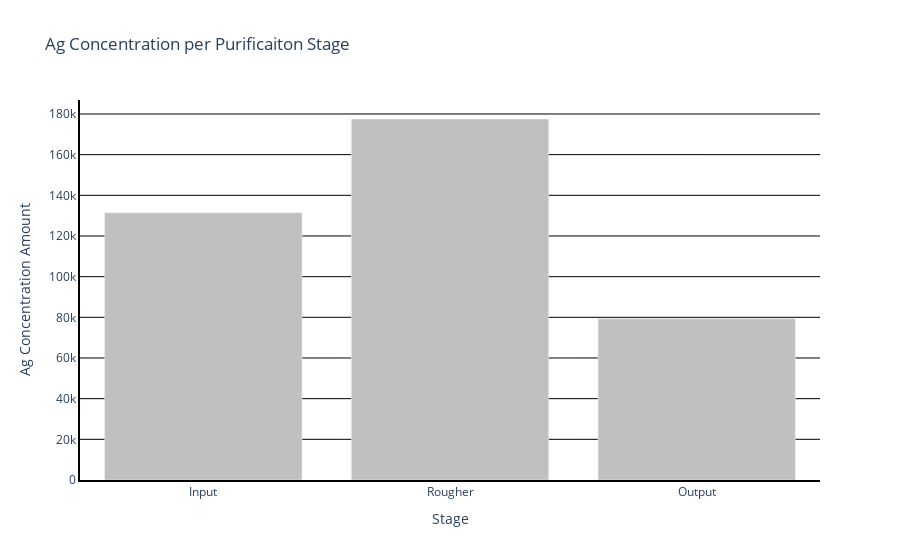

The code cell stored with this chart in its notebook:
### Code cell
#Use plotly express to create a bar chart that displays the Ag Concentration per Purification Stage.
ag_bar = px.bar(ag_df, x='Stage', y='Ag Concentration Amount', title='Ag Concentration per Purificaiton Stage', color_discrete_sequence=['silver'])

#Use update_layout() in order to change the plot color to white and add black gridlines.
ag_bar.update_layout(plot_bgcolor='white', yaxis=dict(showgrid=True, gridcolor='black'))

#Use update_yaxes() to display y axis line in black.
ag_bar.update_xaxes(showline=True, linewidth=2, linecolor='black')

#Use update_xaxes() to display x axis line in black.
ag_bar.update_yaxes(showline=True, linewidth=2, linecolor='black')

#Use the show() method to display the chart.
ag_bar.show()

### Figure 1 — Plotly figure (JSON) as saved in the notebook; plotly's stock layout.template omitted (floating-point values rounded to 4 significant figures)
{"data": [{"alignmentgroup": "True", "hovertemplate": "Stage=%{x}<br>Ag Concentration Amount=%{y}<extra></extra>", "legendgroup": "", "marker": {"color": "silver", "pattern": {"shape": ""}}, "name": "", "offsetgroup": "", "orientation": "v", "showlegend": false, "textposition": "auto", "type": "bar", "x": ["Input", "Rougher", "Output"], "xaxis": "x", "y": [131400.0, 177500.0, 79250.0], "yaxis": "y"}], "layout": {"barmode": "relative", "legend": {"tracegroupgap": 0}, "plot_bgcolor": "white", "title": {"text": "Ag Concentration per Purificaiton Stage"}, "xaxis": {"anchor": "y", "domain": [0, 1], "linecolor": "black", "linewidth": 2, "showline": true, "title": {"text": "Stage"}}, "yaxis": {"anchor": "x", "domain": [0, 1], "gridcolor": "black", "linecolor": "black", "linewidth": 2, "showgrid": true, "showline": true, "title": {"text": "Ag Concentration Amount"}}}}
